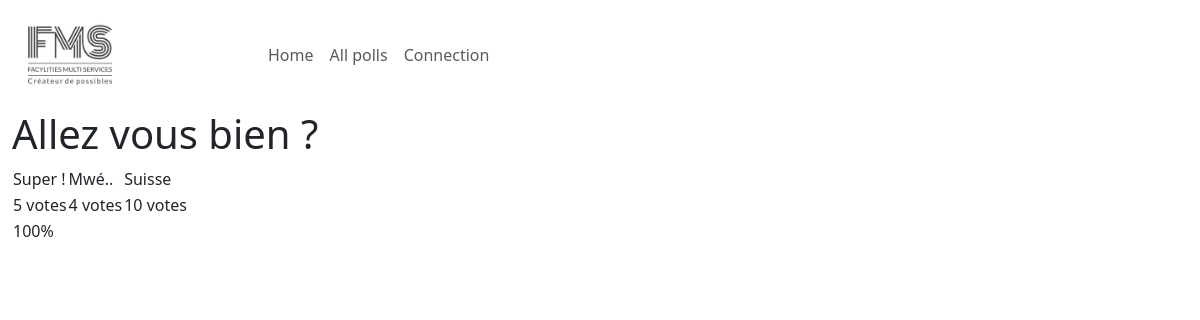
/polls/6/frequency/, run on the app's committed database.
### polls/models.py (models this page shows, shortened)
class Question(models.Model):
    id = models.AutoField(primary_key=True)
    question_text = models.CharField(max_length=200)
    pub_date = models.DateTimeField("date published")
    def get_choices(self) -> Any:
        return Choice.objects.filter(id=self.id)

class Choice(models.Model):
    question = models.ForeignKey(Question, on_delete=models.CASCADE)
    choice_text = models.CharField(max_length=200)
    votes = models.IntegerField(default=0)

### polls/views.py (the view)
# urls.py: path("<int:question_id>/frequency/", views.frequency, name="frequency"),
def frequency(request: HttpRequest, question_id: int) -> HttpResponse:
    question = get_object_or_404(Question, pk=question_id)
    choices = question.get_choices()
    total = sum([x.votes for x in choices])
    frequency = [x.votes * 100 / total for x in choices]
    return render(
        request, "polls/frequency.html", {"question": question, "frequency": frequency}
    )

### polls/templates/polls/frequency.html (shortened to what this page needs)
{% extends "polls/base.html" %}
{% block content %}
{% if question %}
<h1>{{ question.question_text }}</h1>
<table>
  <tr>
    {% for choice in question.choice_set.all %}
    <td>{{ choice.choice_text }}</td>
    {% endfor %}
  </tr>
  <tr>
    {% for choice in question.choice_set.all %}
    <td>{{ choice.votes }} votes</td>
    {% endfor %}
  </tr>
  <tr>
    {% for f in frequency %}
    <td>{{ f|floatformat }}%</td>
    {% endfor %}
  </tr>
</table>
{% else %}
<p>No question are available.</p>
{% endif %}
{% endblock %}

### data on the page
Question: question_text "Allez vous bien ?"
Choice: choice_text "Super !", votes "5"
Choice: choice_text "Mwé..", votes "4"
Choice: choice_text "Suisse", votes "10"

### other printed values
{{ f|floatformat }} "100"
